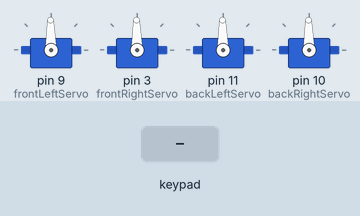
A sketch run on a simulated Arduino Uno, built with avr-gcc and run on an emulated ATmega328P. On the bench: 4 × servo. The inputs (shaded band) are chosen by the test bench. What the sketch prints to the serial monitor is not drawn.

Above: at 1.2 s.
1.3 s: key 'U' pressed
4.3 s: key 'D' pressed
At 5.6 s:
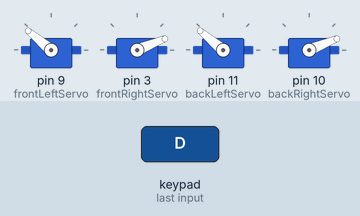
6.2 s: key 'L' pressed
Timing chart, 0 to 33.0 s (numbered marks = the images above; inputs shaded):
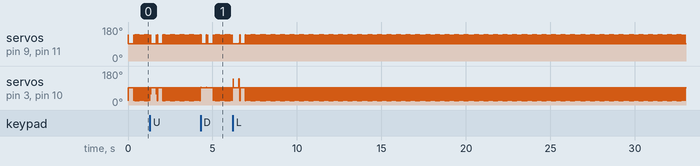

The sketch:

ScienceOlympiadRoboCross.ino
```cpp
// (licence header left out)
#include <Servo.h>

#include <Wire.h>
#include <ArduinoNunchuk.h>


#define BAUDRATE 19200
ArduinoNunchuk nunchuk = ArduinoNunchuk();


Servo frontLeftServo;
Servo frontRightServo;
Servo backLeftServo;
Servo backRightServo;

void setup()
{
  Serial.begin(BAUDRATE);
  nunchuk.init();

  frontLeftServo.attach(9);
  frontRightServo.attach(3);
  backLeftServo.attach(11);
  backRightServo.attach(10);
}

void loop()
{
  nunchuk.update();

  resetServos();


  if(nunchuk.analogX < 123 && nunchuk.analogY > 123){ // Q 2
    int xG = map(nunchuk.analogX, 23, 123, 92, 140);
    int yG = map(nunchuk.analogY, 123, 220, 92, 140);
    Serial.print(xG, DEC);
    Serial.print(' ');
    Serial.print(yG, DEC);
    Serial.print(' ');
    int avg = (xG+yG)/2;
    Serial.println(avg, DEC);
    frontLeftServo.write(avg);
    backLeftServo.write(avg);
    frontRightServo.write(140);
    backRightServo.write(140);
  }

  if(nunchuk.analogX < 123 && nunchuk.analogY < 121){ // Q 3
    int xG = map(nunchuk.analogX, 23, 123, 20, 89);
    int yG = map(nunchuk.analogY, 25, 121, 20, 89);
    Serial.print(xG, DEC);
    Serial.print(' ');
    Serial.print(yG, DEC);
    Serial.print(' ');
    int avg = (xG+yG)/2;
    Serial.println(avg, DEC);
    frontLeftServo.write(avg);
    backLeftServo.write(avg);
    frontRightServo.write(20);
    backRightServo.write(20);
  }

  if(nunchuk.analogX > 125 && nunchuk.analogY > 123){ // Q 1
    int xG = map(nunchuk.analogX, 125, 228, 20, 89);
    int yG = map(nunchuk.analogY, 123, 220, 20, 89);
    Serial.print(xG, DEC);
    Serial.print(' ');
    Serial.print(yG, DEC);
    Serial.print(' ');
    int avg = (xG+yG)/2;
    Serial.println(avg, DEC);
    frontLeftServo.write(140);
    backLeftServo.write(140);
    frontRightServo.write(avg);
    backRightServo.write(avg);
  }

    if(nunchuk.analogX > 125 && nunchuk.analogY < 121){ // Q 4
    int xG = map(nunchuk.analogX, 125, 228, 92, 140);
    int yG = map(nunchuk.analogY, 25, 121, 92, 140 );
    Serial.print(xG, DEC);
    Serial.print(' ');
    Serial.print(yG, DEC);
    Serial.print(' ');
    int avg = (xG+yG)/2;
    Serial.println(avg, DEC);
    frontLeftServo.write(140);
    backLeftServo.write(140);
    frontRightServo.write(avg);
    backRightServo.write(avg);
  }

}

void resetServos(){
 frontLeftServo.write(91);
 backLeftServo.write(91);
 frontRightServo.write(91);
 backRightServo.write(91);
}
```
